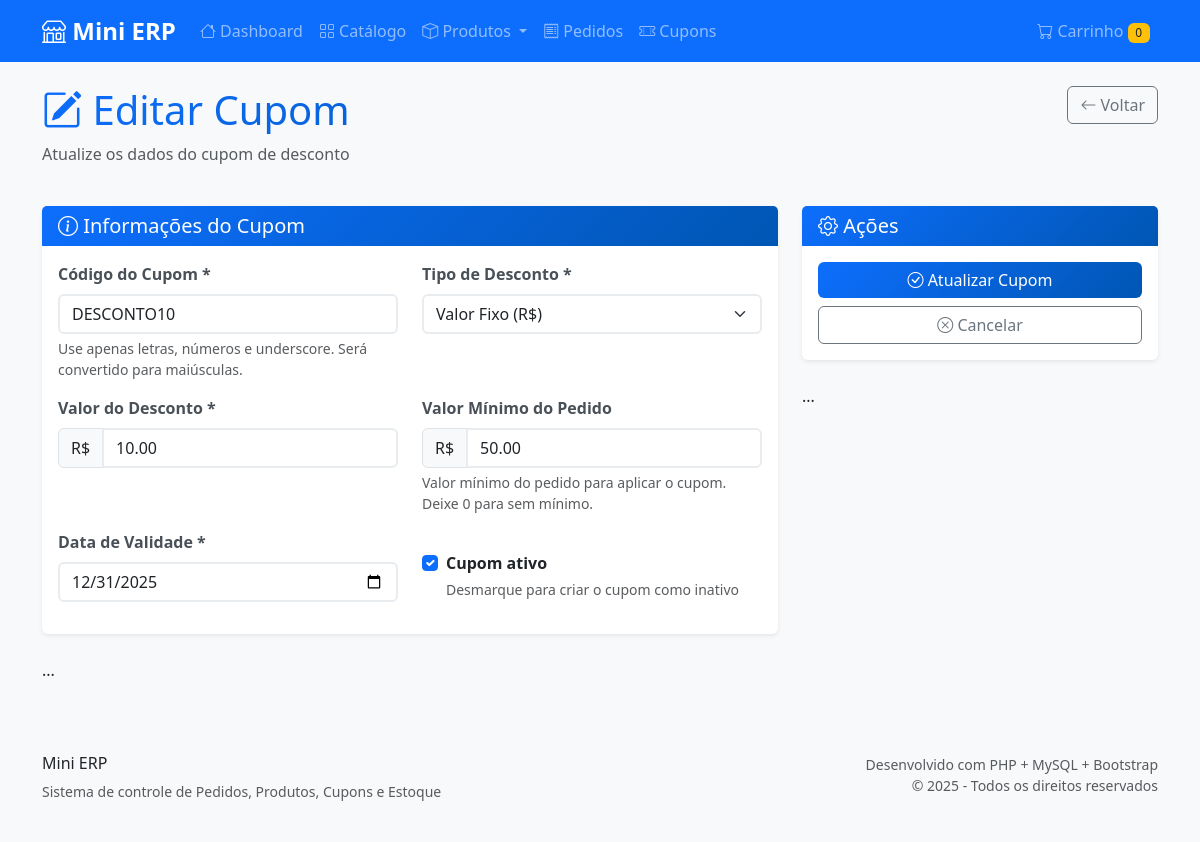
Page /?p=coupon&a=edit&id=1 on the committed database.
### tables this page shows
CREATE TABLE cupons (
    id INT AUTO_INCREMENT PRIMARY KEY,
    codigo VARCHAR(50) UNIQUE NOT NULL,
    desconto DECIMAL(10,2) NOT NULL,
    tipo_desconto ENUM('percentual', 'valor') DEFAULT 'valor',
    valor_minimo DECIMAL(10,2) DEFAULT 0,
    validade DATE NOT NULL,
    ativo BOOLEAN DEFAULT TRUE,
    created_at TIMESTAMP DEFAULT CURRENT_TIMESTAMP,
    updated_at TIMESTAMP DEFAULT CURRENT_TIMESTAMP ON UPDATE CURRENT_TIMESTAMP
);

### app/controllers/CouponController.php (called while the page is built, shortened)
<?php
require_once 'BaseController.php';
class CouponController extends BaseController {
    private $couponModel;
    public function __construct() {
        $this->couponModel = new Coupon();
    }
    public function edit() {
        $id = $this->getParam('id');
        $coupon = $this->couponModel->findById($id);
        $this->view('coupons/create', [
            'coupon' => $coupon,
            'title' => 'Editar Cupom'
        ]);
    }
}

### index.php (called while the page is built, shortened)
<?php
require_once __DIR__ . '/config/config.php';
try {
    $controllerInstance = new $controllerClass();
    $controllerInstance->$action();
} catch (Exception $e) {
    http_response_code(404);
    echo "<h1>Erro 404</h1>";
    echo "<p>" . htmlspecialchars($e->getMessage()) . "</p>";
    echo "<a href='".BASE_URL."'>Voltar ao início</a>";
}

### config/Database.php (called while the page is built, shortened)
<?php
class Database {
    private static $instance = null;
    private $connection;
    private $host = 'localhost:3307';
    private $database = 'mini_erp';
    private $username = 'root';
    private $password = '';
    private function __construct() {
        try {
            $this->connection = new PDO(
                "mysql:host={$this->host};dbname={$this->database};charset=utf8mb4",
                $this->username,
                $this->password,
                [
                    PDO::ATTR_ERRMODE => PDO::ERRMODE_EXCEPTION,
                    PDO::ATTR_DEFAULT_FETCH_MODE => PDO::FETCH_ASSOC,
                    PDO::ATTR_EMULATE_PREPARES => false
                ]
            );
            return;
        } catch (PDOException $e) {
        }
        die("Erro na conexão com o banco de dados: Não foi possível conectar nas portas 3306 ou 3307.");
    }
    public static function getInstance() {
        if (self::$instance === null) {
            self::$instance = new self();
        }
        return self::$instance;
    }
    public function getConnection() {
        return $this->connection;
    }
}

### app/models/BaseModel.php (called while the page is built, shortened)
<?php
require_once __DIR__ . '/../../config/Database.php';
abstract class BaseModel {
    protected $db;
    protected $table;
    public function __construct() {
        $this->db = Database::getInstance()->getConnection();
    }
    public function findById($id) {
        $stmt = $this->db->prepare("SELECT * FROM {$this->table} WHERE id = ?");
        $stmt->execute([$id]);
        return $stmt->fetch();
    }
}

### app/views/coupons/create.php (the view, shortened to what this page needs)
<div class="row mb-4">
    <div class="col-md-8">
        <h1 class="text-gradient">
            <i class="bi bi-<?php echo isset($coupon) ? 'pencil-square' : 'plus-circle'; ?>"></i>
            <?php echo isset($coupon) ? 'Editar Cupom' : 'Criar Cupom'; ?>
        </h1>
        <p class="text-muted">
            <?php echo isset($coupon) ? 'Atualize os dados do cupom de desconto' : 'Cadastre um novo cupom de desconto'; ?>
        </p>
    </div>
    <div class="col-md-4 text-md-end">
        <a href="<?php echo BASE_URL;?>/?p=coupon&a=index" class="btn btn-outline-secondary">
            <i class="bi bi-arrow-left"></i> Voltar
        </a>
    </div>
</div>
<form method="POST" action="<?php echo BASE_URL;?>/?p=coupon&a=<?php echo isset($coupon) ? 'edit&id=' . $coupon['id'] : 'create'; ?>">
    <div class="row">
        <div class="col-md-8">
            <div class="card mb-4">
                <div class="card-header">
                    <h5 class="mb-0"><i class="bi bi-info-circle"></i> Informações do Cupom</h5>
                </div>
                <div class="card-body">
                    <div class="row">
                        <div class="col-md-6 mb-3">
                            <label for="codigo" class="form-label">Código do Cupom *</label>
                            <input type="text"
                                   class="form-control"
                                   id="codigo"
                                   name="codigo"
                                   required
                                   placeholder="Ex: DESCONTO10"
                                   value="<?php echo isset($coupon) ? $coupon['codigo'] : ''; ?>"
                                   style="text-transform: uppercase;">
                            <div class="form-text">
                                Use apenas letras, números e underscore. Será convertido para maiúsculas.
                            </div>
                        </div>
                        <div class="col-md-6 mb-3">
                            <label for="tipo_desconto" class="form-label">Tipo de Desconto *</label>
                            <select class="form-select" id="tipo_desconto" name="tipo_desconto" required>
                                <option value="valor" <?php echo (isset($coupon) && $coupon['tipo_desconto'] === 'valor') ? 'selected' : ''; ?>>Valor Fixo (R$)</option>
                            </select>
                        </div>
                    </div>
                    <div class="row">
                        <div class="col-md-6 mb-3">
                            <label for="desconto" class="form-label">Valor do Desconto *</label>
                            <div class="input-group">
                                <span class="input-group-text" id="desconto-prefix">R$</span>
                                <input type="number"
                                       class="form-control"
                                       id="desconto"
                                       name="desconto"
                                       step="0.01"
                                       min="0"
                                       required
                                       placeholder="0,00"
                                       value="<?php echo isset($coupon) ? $coupon['desconto'] : ''; ?>">
                            </div>
                        </div>
                        <div class="col-md-6 mb-3">
                            <label for="valor_minimo" class="form-label">Valor Mínimo do Pedido</label>
                            <div class="input-group">
                                <span class="input-group-text">R$</span>
                                <input type="number"
                                       class="form-control"
                                       id="valor_minimo"
                                       name="valor_minimo"
                                       step="0.01"
                                       min="0"
                                       value="<?php echo isset($coupon) ? $coupon['valor_minimo'] : '0'; ?>"
                                       placeholder="0,00">
                            </div>
                            <div class="form-text">
                                Valor mínimo do pedido para aplicar o cupom. Deixe 0 para sem mínimo.
                            </div>
                        </div>
                    </div>
                    <div class="row">
                        <div class="col-md-6 mb-3">
                            <label for="validade" class="form-label">Data de Validade *</label>
                            <input type="date"
                                   class="form-control"
                                   id="validade"
                                   name="validade"
                                   required
                                   min="<?= date('Y-m-d') ?>"
                                   value="<?php echo isset($coupon) ? $coupon['validade'] : ''; ?>">
                        </div>
                        <div class="col-md-6 mb-3 d-flex align-items-end">
                            <div class="form-check">
                                <input class="form-check-input"
                                       type="checkbox"
                                       id="ativo"
                                       name="ativo"
                                    <?php echo (isset($coupon) && $coupon['ativo']) || !isset($coupon) ? 'checked' : ''; ?>>
                                <label class="form-check-label" for="ativo">
                                    <strong>Cupom ativo</strong>
                                </label>
                                <div class="form-text">
                                    Desmarque para criar o cupom como inativo
                                </div>
                            </div>
                        </div>
                    </div>
                </div>
            </div>
            ...
        </div>
        <div class="col-md-4">
            <div class="card mb-4">
                <div class="card-header">
                    <h5 class="mb-0"><i class="bi bi-gear"></i> Ações</h5>
                </div>
                <div class="card-body">
                    <div class="d-grid gap-2">
                        <button type="submit" class="btn btn-primary">
                            <i class="bi bi-check-circle"></i> <?php echo isset($coupon) ? 'Atualizar Cupom' : 'Criar Cupom'; ?>
                        </button>
                        <a href="<?php echo BASE_URL;?>/?p=coupon&a=index" class="btn btn-outline-secondary">
                            <i class="bi bi-x-circle"></i> Cancelar
                        </a>
                    </div>
                </div>
            </div>
            ...
        </div>
    </div>
</form>
<?php
include __DIR__ . '/../layout.php';
?>

### public/css/style.css (style rules this page uses)
:root { --primary-color: #0d6efd; --secondary-color: #6c757d; --success-color: #198754; --danger-color: #dc3545; --warning-color: #ffc107; --info-color: #0dcaf0; }
body { font-family: 'Segoe UI', Tahoma, Geneva, Verdana, sans-serif; background-color: #f8f9fa; }
.card { border: none; box-shadow: 0 0.125rem 0.25rem rgba(0, 0, 0, 0.075); transition: all 0.3s ease; }
.card-header { background: linear-gradient(135deg, var(--primary-color), #0056b3); color: white; border: none; font-weight: 600; }
.btn { font-weight: 500; transition: all 0.3s ease; }
.btn-primary { background: linear-gradient(135deg, var(--primary-color), #0056b3); border: none; }
.form-control, .form-select { border: 2px solid #e9ecef; transition: all 0.3s ease; }
.form-label { font-weight: 600; color: #495057; }
.text-gradient { background: linear-gradient(135deg, var(--primary-color), #0056b3); -webkit-background-clip: text; -webkit-text-fill-color: transparent; background-clip: text; }

### rows in the picture
cupons: codigo "DESCONTO10", tipo_desconto "Valor Fixo (R$)", desconto "10.00", valor_minimo "50.00", validade "12/31/2025", ativo "☑"
